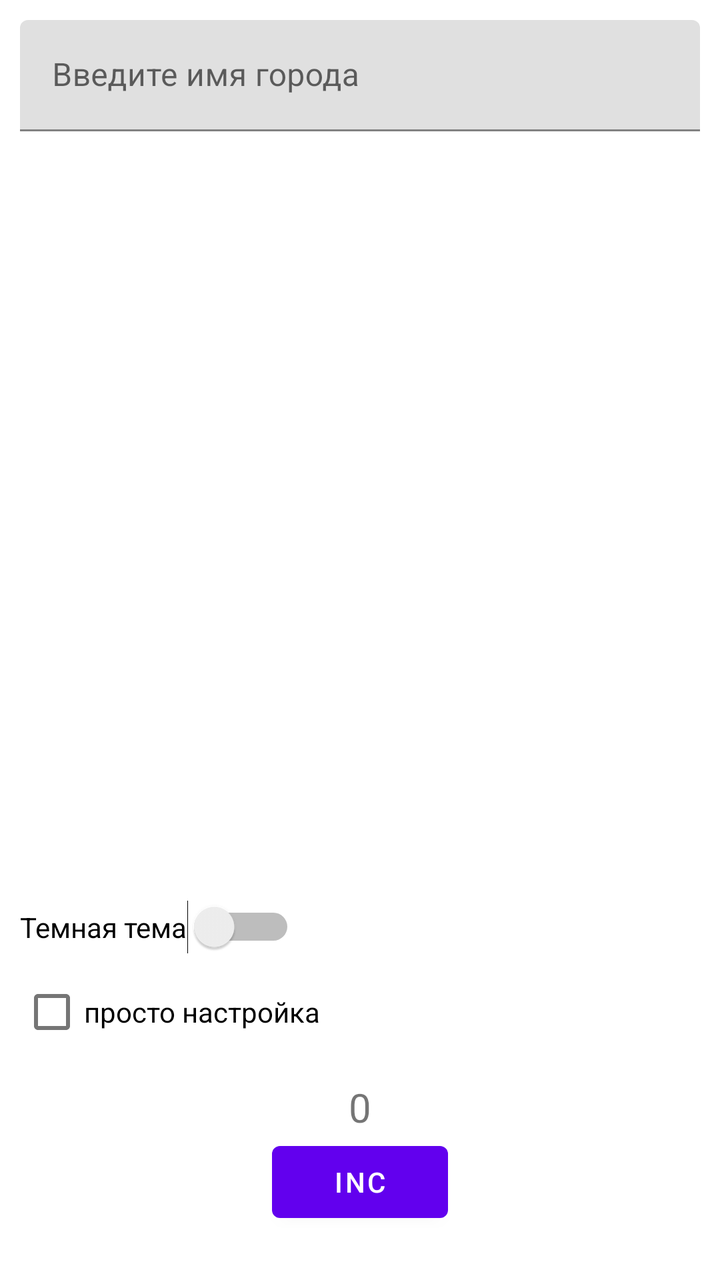
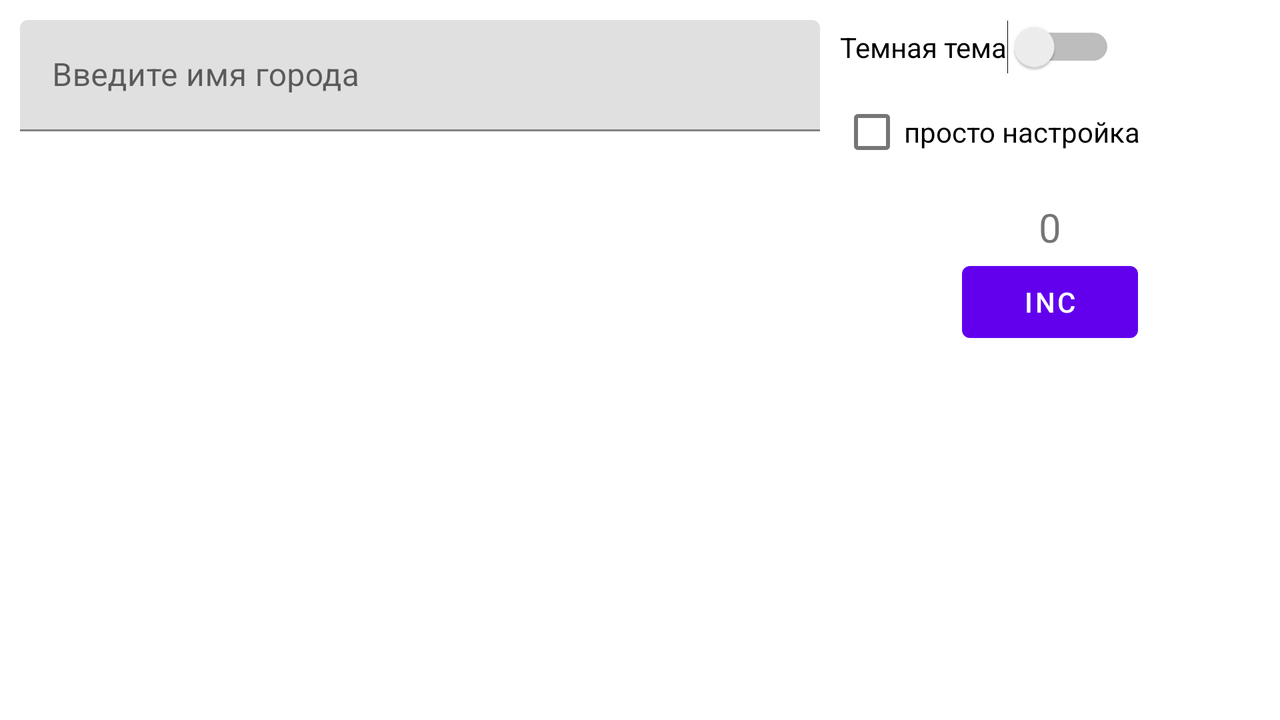

Compare how this app lays out the same screen by default and in its alternative resource folder. The renders come first, then the two layout files and the values they reference.
<!-- AndroidManifest.xml: application theme AppTheme -->
<!-- res/layout/city_select.xml -->
<?xml version="1.0" encoding="utf-8"?>
<androidx.constraintlayout.widget.ConstraintLayout xmlns:android="http://schemas.android.com/apk/res/android"
    xmlns:app="http://schemas.android.com/apk/res-auto"
    xmlns:tools="http://schemas.android.com/tools"
    android:layout_width="match_parent"
    android:layout_height="match_parent">

    <com.google.android.material.textfield.TextInputLayout
        android:id="@+id/til_UserName"
        android:layout_width="match_parent"
        android:layout_height="wrap_content"
        android:layout_marginHorizontal="10dp"
        android:layout_marginTop="10dp"
        app:layout_constraintTop_toTopOf="parent">

        <com.google.android.material.textfield.TextInputEditText
            android:id="@+id/tiet_Filter"
            android:layout_width="match_parent"
            android:layout_height="wrap_content"
            android:hint="@string/invate_input_city_name"
            android:inputType="textFilter" />
    </com.google.android.material.textfield.TextInputLayout>


    <androidx.recyclerview.widget.RecyclerView
        android:id="@+id/rv_citys"
        android:layout_width="match_parent"
        android:layout_height="0dp"

        android:layout_marginBottom="200dp"

        app:layout_constraintBottom_toBottomOf="parent"
        app:layout_constraintTop_toBottomOf="@+id/til_UserName"

        tools:listitem="@layout/select_city_item"
        app:layoutManager="androidx.recyclerview.widget.LinearLayoutManager"/>

    <Switch
        android:id="@+id/s_black_them"
        android:layout_width="wrap_content"
        android:layout_height="wrap_content"
        android:layout_margin="10dp"

        android:text="Темная тема"
        app:layout_constraintStart_toStartOf="parent"
        app:layout_constraintTop_toBottomOf="@+id/rv_citys" />

    <CheckBox
        android:id="@+id/checkBox"
        android:layout_width="wrap_content"
        android:layout_height="wrap_content"
        android:layout_marginTop="5dp"
        android:text="просто настройка"
        app:layout_constraintStart_toStartOf="@id/s_black_them"
        app:layout_constraintTop_toBottomOf="@id/s_black_them"/>


    <TextView
        android:id="@+id/tv_delme"
        android:layout_width="wrap_content"
        android:layout_height="wrap_content"
        android:layout_marginTop="10dp"
        android:text="0"
        android:textSize="20sp"
        app:layout_constraintStart_toStartOf="parent"
        app:layout_constraintEnd_toEndOf="parent"
        app:layout_constraintTop_toBottomOf="@id/checkBox"/>
    <Button
        android:id="@+id/b_delme"
        android:layout_width="wrap_content"
        android:layout_height="wrap_content"
        android:text="INC"

        app:layout_constraintStart_toStartOf="parent"
        app:layout_constraintEnd_toEndOf="parent"
        app:layout_constraintTop_toBottomOf="@id/tv_delme"/>

</androidx.constraintlayout.widget.ConstraintLayout>
<!-- resources referenced by this layout -->
<resources>
  <string name="invate_input_city_name">Введите имя города</string>
</resources>
<!-- res/layout-land/city_select.xml (the repository's variant of the layout above) -->
<!-- drawn on the phone turned sideways -->
<?xml version="1.0" encoding="utf-8"?>
<androidx.constraintlayout.widget.ConstraintLayout xmlns:android="http://schemas.android.com/apk/res/android"
    xmlns:app="http://schemas.android.com/apk/res-auto"
    xmlns:tools="http://schemas.android.com/tools"
    android:layout_width="match_parent"
    android:layout_height="match_parent">

    <com.google.android.material.textfield.TextInputLayout
        android:id="@+id/til_UserName"
        android:layout_width="400dp"
        android:layout_height="wrap_content"
        android:layout_marginHorizontal="10dp"
        android:layout_marginTop="10dp"
        app:layout_constraintStart_toStartOf="parent"
        app:layout_constraintTop_toTopOf="parent">

        <com.google.android.material.textfield.TextInputEditText
            android:layout_width="match_parent"
            android:layout_height="wrap_content"
            android:hint="@string/invate_input_city_name"
            android:inputType="textFilter" />
    </com.google.android.material.textfield.TextInputLayout>


    <androidx.recyclerview.widget.RecyclerView
        android:id="@+id/rv_citys"
        android:layout_width="400dp"
        android:layout_height="0dp"

        app:layout_constraintBottom_toBottomOf="parent"
        app:layout_constraintStart_toStartOf="parent"
        app:layout_constraintTop_toBottomOf="@+id/til_UserName"
        tools:listitem="@layout/select_city_item" />


    <Switch
        android:id="@+id/s_black_them"
        android:layout_width="wrap_content"
        android:layout_height="wrap_content"
        android:layout_margin="10dp"



        android:text="Темная тема"
        app:layout_constraintStart_toStartOf="@id/barrier"
        app:layout_constraintTop_toTopOf="parent" />

    <CheckBox
        android:id="@+id/checkBox"
        android:layout_width="wrap_content"
        android:layout_height="wrap_content"
        android:layout_marginTop="5dp"
        android:text="просто настройка"
        app:layout_constraintStart_toStartOf="@id/s_black_them"
        app:layout_constraintTop_toBottomOf="@id/s_black_them" />


    <TextView
        android:id="@+id/tv_delme"
        android:layout_width="wrap_content"
        android:layout_height="wrap_content"
        android:layout_marginTop="10dp"
        android:text="0"
        android:textSize="20sp"
        app:layout_constraintEnd_toEndOf="parent"
        app:layout_constraintStart_toStartOf="@id/barrier"
        app:layout_constraintTop_toBottomOf="@id/checkBox" />

    <Button
        android:id="@+id/b_delme"
        android:layout_width="wrap_content"
        android:layout_height="wrap_content"
        android:text="INC"

        android:onClick="delme_fun"

        app:layout_constraintEnd_toEndOf="parent"
        app:layout_constraintStart_toStartOf="@id/barrier"
        app:layout_constraintTop_toBottomOf="@id/tv_delme" />

    <androidx.constraintlayout.widget.Barrier
        android:id="@+id/barrier"
        android:layout_width="wrap_content"
        android:layout_height="wrap_content"
        app:barrierDirection="right"
        app:constraint_referenced_ids="til_UserName,rv_citys" />

</androidx.constraintlayout.widget.ConstraintLayout>
